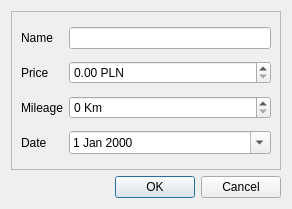
<?xml version="1.0" encoding="UTF-8"?>
<ui version="4.0">
 <class>NewFuelingForm</class>
 <widget class="QDialog" name="NewFuelingForm">
  <property name="geometry">
   <rect>
    <x>0</x>
    <y>0</y>
    <width>292</width>
    <height>209</height>
   </rect>
  </property>
  <property name="windowTitle">
   <string>Dialog</string>
  </property>
  <layout class="QVBoxLayout" name="verticalLayout">
   <item>
    <widget class="QFrame" name="CALCULATOR_FIELDS_CONTAINER">
     <property name="frameShape">
      <enum>QFrame::StyledPanel</enum>
     </property>
     <property name="frameShadow">
      <enum>QFrame::Raised</enum>
     </property>
     <layout class="QGridLayout" name="gridLayout_4">
      <item row="3" column="2">
       <widget class="QDateEdit" name="dateEdit">
        <property name="calendarPopup">
         <bool>true</bool>
        </property>
       </widget>
      </item>
      <item row="0" column="2">
       <widget class="QLineEdit" name="Name_Edit">
        <property name="text">
         <string/>
        </property>
       </widget>
      </item>
      <item row="3" column="0">
       <widget class="QLabel" name="Date_Label">
        <property name="text">
         <string>Date</string>
        </property>
       </widget>
      </item>
      <item row="1" column="0">
       <widget class="QLabel" name="Price_Label">
        <property name="text">
         <string>Price</string>
        </property>
       </widget>
      </item>
      <item row="0" column="0">
       <widget class="QLabel" name="Name_Label">
        <property name="text">
         <string>Name</string>
        </property>
       </widget>
      </item>
      <item row="1" column="2">
       <widget class="QDoubleSpinBox" name="Price">
        <property name="suffix">
         <string> PLN</string>
        </property>
        <property name="maximum">
         <double>10000000000000000000000.000000000000000</double>
        </property>
       </widget>
      </item>
      <item row="2" column="2">
       <widget class="QSpinBox" name="spinBox">
        <property name="suffix">
         <string> Km</string>
        </property>
        <property name="maximum">
         <number>999999999</number>
        </property>
       </widget>
      </item>
      <item row="2" column="0">
       <widget class="QLabel" name="label">
        <property name="text">
         <string>Mileage</string>
        </property>
       </widget>
      </item>
     </layout>
    </widget>
   </item>
   <item>
    <widget class="QDialogButtonBox" name="buttonBox">
     <property name="orientation">
      <enum>Qt::Horizontal</enum>
     </property>
     <property name="standardButtons">
      <set>QDialogButtonBox::Cancel|QDialogButtonBox::Ok</set>
     </property>
    </widget>
   </item>
  </layout>
 </widget>
 <resources/>
 <connections>
  <connection>
   <sender>buttonBox</sender>
   <signal>accepted()</signal>
   <receiver>NewFuelingForm</receiver>
   <slot>accept()</slot>
   <hints>
    <hint type="sourcelabel">
     <x>248</x>
     <y>254</y>
    </hint>
    <hint type="destinationlabel">
     <x>157</x>
     <y>274</y>
    </hint>
   </hints>
  </connection>
  <connection>
   <sender>buttonBox</sender>
   <signal>rejected()</signal>
   <receiver>NewFuelingForm</receiver>
   <slot>reject()</slot>
   <hints>
    <hint type="sourcelabel">
     <x>316</x>
     <y>260</y>
    </hint>
    <hint type="destinationlabel">
     <x>286</x>
     <y>274</y>
    </hint>
   </hints>
  </connection>
 </connections>
</ui>
